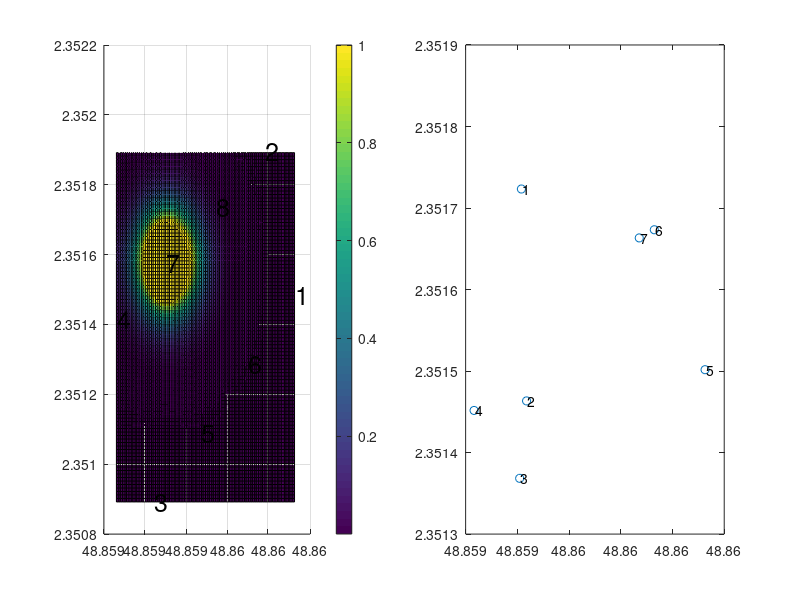

Source code (MATLAB):
% top left / top right / bottom left / bottom right GPS coordinates
% of Stravinsky place
tl = [48.859928, 2.351483];
tr = [48.859784, 2.351896];
bl = [48.859244, 2.350892];
br = [48.859063, 2.351415];

% check coords
coords = [tl; tr; bl; br];
plot(coords(:,1), coords(:,2), 'o');

% add labels
labels = {'tl', 'tr', 'bl', 'br'};
offset = 1e-6;
for i = 1:length(coords);
    text((1+offset)*coords(i,1), (1+offset)*coords(i,2), labels{i});
end

%% create zones
zones = coords;
zones = [zones; bl + (tl-bl) / 3];
zones = [zones; bl + 2*(tl-bl) / 3];
zones = [zones; br + (tr-br) / 3];
zones = [zones; br + 2*(tr-br) / 3];

% check zones
hold on
plot(zones(:,1), zones(:,2), '*r');
hold off

% export zones
fprintf('zones: \n');
for i = 1:length(zones);
    fprintf('[ %f, %f ], \n', zones(i,1), zones(i,2));
end

%% Define zones gains

% define gain function 
x_spread = 2e-8;
y_spread = x_spread;
gainFun = @(x,y) min(1, 2*exp(-x.^2/x_spread).*exp(-y.^2/y_spread));

% define grid
step = 1e-5;
x_vect = min(zones(:,1)):step:max(zones(:,1));
y_vect = min(zones(:,2)):step:max(zones(:,2));
x_mat = repmat(x_vect, length(y_vect), 1);
y_mat = repmat(y_vect, length(x_vect), 1).';

% plot unique zone 
zoneId = 7;
g_mat = gainFun(x_mat - zones(zoneId,1), y_mat - zones(zoneId,2));
subplot(121), surf(x_mat, y_mat, g_mat);
for i = 1:length(zones);
    text(zones(i,1), zones(i,2), max(max(g_mat)), sprintf('%ld',i), 'FontSize', 18 );
end
view(0,90); colorbar

% plot all zones
g_mat = zeros(size(x_mat));
for zoneId = 1:length(zones);
    g_mat = g_mat + gainFun(x_mat - zones(zoneId,1), y_mat - zones(zoneId,2));
end
subplot(122), surf(x_mat, y_mat, g_mat);
for i = 1:length(zones);
    text(zones(i,1), zones(i,2), max(max(g_mat)), sprintf('%ld',i), 'FontSize', 18 );
end
view(0,90); colorbar

%% get min / max dist between zones

dist_vect = pdist(zones);
fprintf('min dist: %0.8f\n', min(dist_vect));
fprintf('max dist: %0.8f\n', max(dist_vect));
fprintf('mean dist: %0.8f\n', mean(dist_vect));

%% measured coords (Archos device)
% order regarding stravinsky:
% 7 6 5 4
% 0 1 2 3
%  IRCAM
coords = [
48.859415, 2.3517233 ;
48.859435, 2.3514633 ;
48.8594083, 2.3513683 ;
48.8592316, 2.3514516 ;
48.8601266, 2.3515016 ;
48.85993, 2.3516733 ;
48.8598716, 2.3516633
];

plot(coords(:,1), coords(:,2), 'o');

% add labels
offset = 0.1e-6;
for i = 1:length(coords);
    text((1+offset)*coords(i,1), (1+offset)*coords(i,2), sprintf('%ld',i));
end